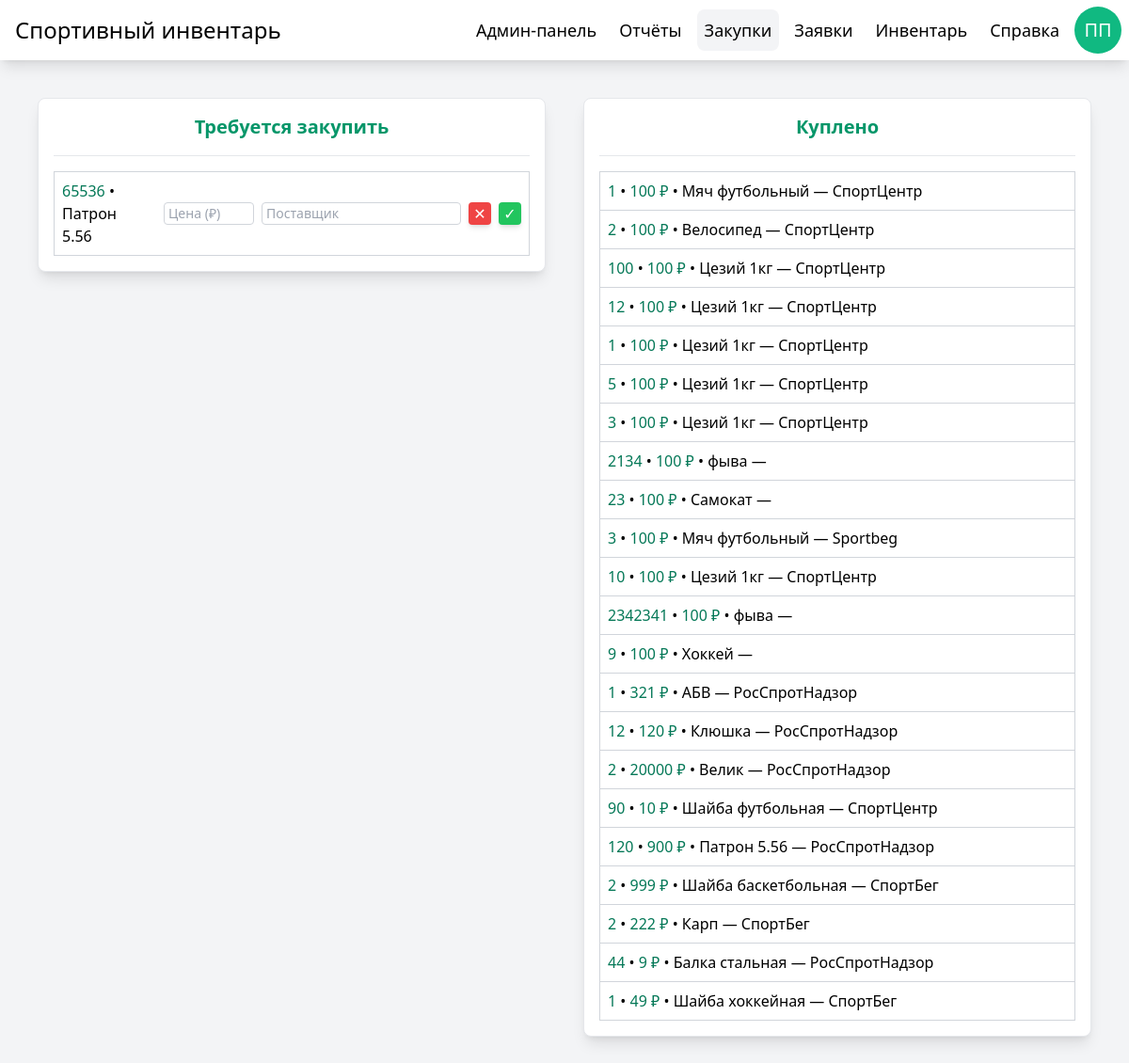
Before: /purchases/ (signed in) with the older database file.
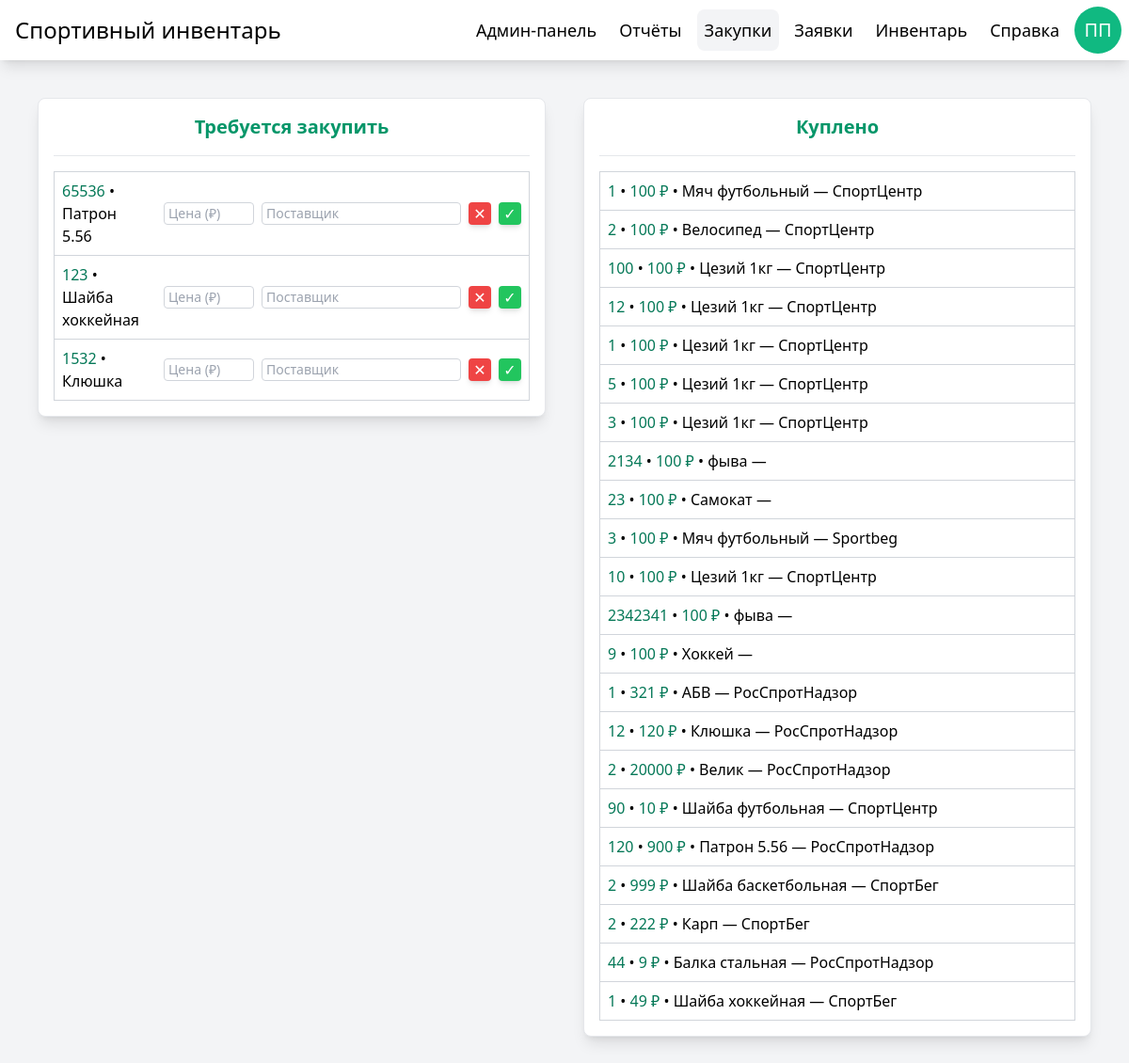
After: the same page with the newer database file.
### manager/models.py (models this page shows)
class Purchase(models.Model):
    ident = models.AutoField(primary_key=True)
    STATES = [
        ('bought', 'Куплено'),
        ('waiting', 'Ожидается')
    ]
    DISTRIBUTORS = [
        ('RosSportNadzor', 'РосСпротНадзор'),
        ('SportCenter', 'СпортЦентр'),
        ('Sportbeg', 'СпортБег'),
    ]
    name = models.CharField(max_length=256)
    quantity = models.PositiveIntegerField(default=1)
    requester = models.ForeignKey(User, on_delete=models.CASCADE, related_name='purchases')  # Автор заявки
    state = models.CharField(max_length=20, choices=STATES, default='waiting')
    distributor = models.CharField(max_length=20, choices=DISTRIBUTORS)
    price = models.PositiveIntegerField(default=100)

### manager/views.py (the view)
# urls.py: path('purchases/', views.purchases, name="purchases"),
@login_required
@verified_check
@user_passes_test(is_admin)
def purchases(request):
    if request.method == "POST":
        handle_purchase_action(request.POST.get("verification"), request.POST.get("distributor"), request.POST.get("price"), request.POST.get("ident"))
    DISTRIBUTORS = ["РосСпротНадзор", "СпортЦентр", "СпортБег"]
    context = {
        'purchases': Purchase.objects.filter(),
        'distributors' : DISTRIBUTORS
    }
    return render(request, 'purchases.html', context)

### manager/views.py (called while the page is built)
def verified_check(view_func):
    @wraps(view_func)
    def wrapper(request, *args, **kwargs):
        if request.user.verified:
            return view_func(request, *args, **kwargs)
        return redirect('not_verified')  # Правильный редирект по URL name или путь
    return wrapper

def is_admin(user):
    return user.is_staff == True

### theme/templates/purchases.html (shortened to what this page needs)
{% extends "base.html" %}
{% block content %}
<div class="w-1/2 p-4 grid gap-4 bg-white border rounded-lg shadow-lg">
    <h2 class="text-xl font-semibold text-center text-primary-600">Требуется закупить</h2>
    <hr>
    <table class="w-full border border-gray-300 border-collapse">
        <tbody>
            {% for purchase in purchases %}
            {% if purchase.state == "waiting" %}
            <tr class="border-b border-gray-300 hover:bg-primary-50 transition">
                <td class="p-2">
                    <p>
                        <span class="text-primary-700">{{ purchase.quantity }}</span>
                        •
                        {{ purchase.name }}
                    </p>
                </td>
                <td class="p-2">
                    <form method="post" class="gap-2 flex justify-end">
                        <input
                            name="price"
                            type="number"
                            placeholder="Цена (₽)"
                            class="w-24 px-1 bg-white text-gray-800 text-sm placeholder-gray-400 border border-gray-300 rounded focus:outline focus:outline-primary-500 transition"
                            min="0"
                            max="9999999"
                            step="1"
                            required
                        >
                        <input
                            name="distributor"
                            list="distributorsList"
                            type="text"
                            placeholder="Поставщик"
                            class="px-1 bg-white text-gray-800 text-sm placeholder-gray-400 border border-gray-300 rounded focus:outline focus:outline-primary-500 transition"
                            maxlength="256"
                            required
                        >
                        <button
                            name="verification"
                            title="Отклонить"
                            value="reject"
                            class="w-6 h-6 bg-red-500 hover:bg-red-700 text-white rounded shadow-md transition">
                            ✕
                        </button>
                        <button
                            name="verification"
                            title="Одобрить"
                            value="accept"
                            class="w-6 h-6 bg-green-500 hover:bg-green-700 text-white rounded shadow-md transition">
                            ✓
                        </button>
                    </form>
                </td>
            </tr>
            {% endif %}
            {% endfor %}
        </tbody>
    </table>
</div>
<div class="w-1/2 p-4 grid gap-4 bg-white border rounded-lg shadow-lg">
    <h2 class="text-xl font-semibold text-center text-primary-600">Куплено</h2>
    <hr>
    <table class="w-full border border-gray-300 border-collapse">
        <tbody>
            {% for purchase in purchases %}
            {% if purchase.state == "bought" %}
            <tr class="border-b border-gray-300 hover:bg-primary-50 transition">
                <td class="p-2">
                    <p>
                        <span class="text-primary-700 font-medium">{{ purchase.quantity }}</span>
                        •
                        <span class="text-primary-700 font-medium">{{ purchase.price }} ₽</span>
                        •
                        {{ purchase.name }}
                        —
                        {{ purchase.distributor }}
                    </p>
                </td>
            </tr>
            {% endif %}
            {% endfor %}
        </tbody>
    </table>
</div>
{% endblock %}

Changed rows visible on the page:
added Purchase: quantity "123", name "Шайба хоккейная", shown under "Требуется закупить"
added Purchase: quantity "1532", name "Клюшка", shown under "Требуется закупить"
